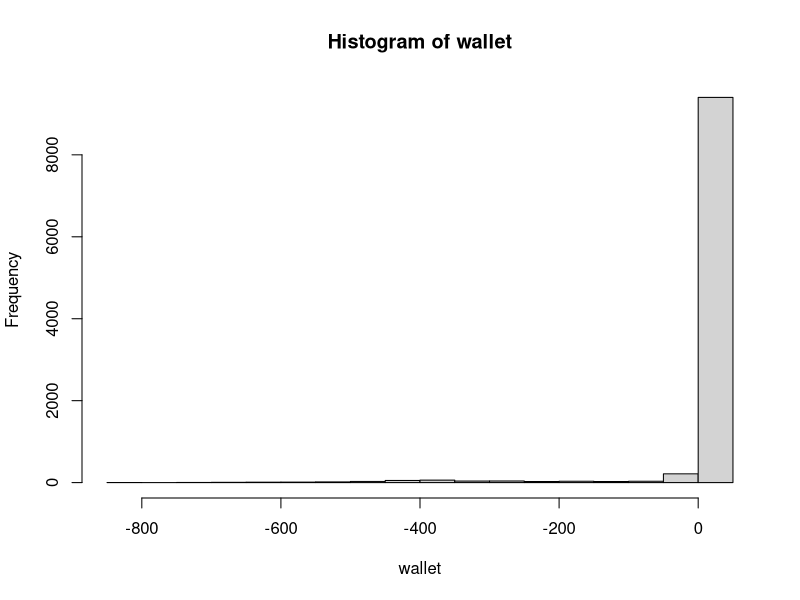
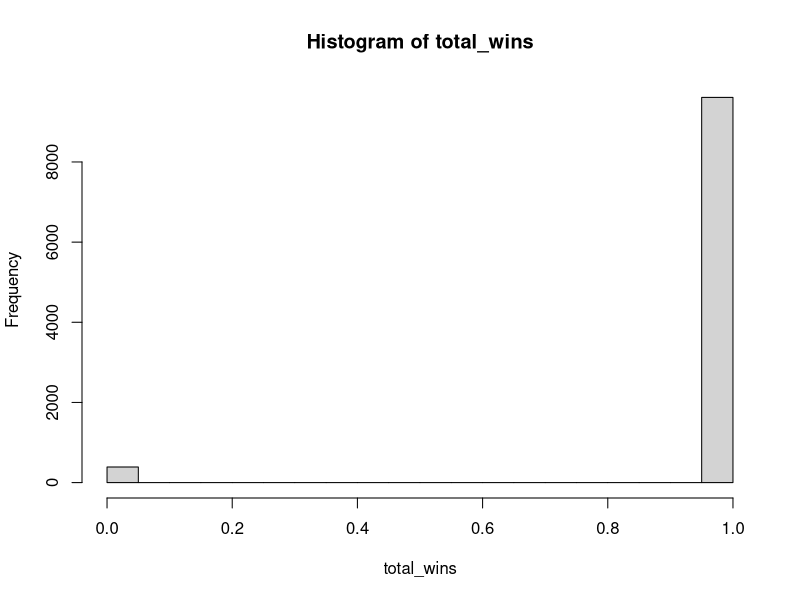
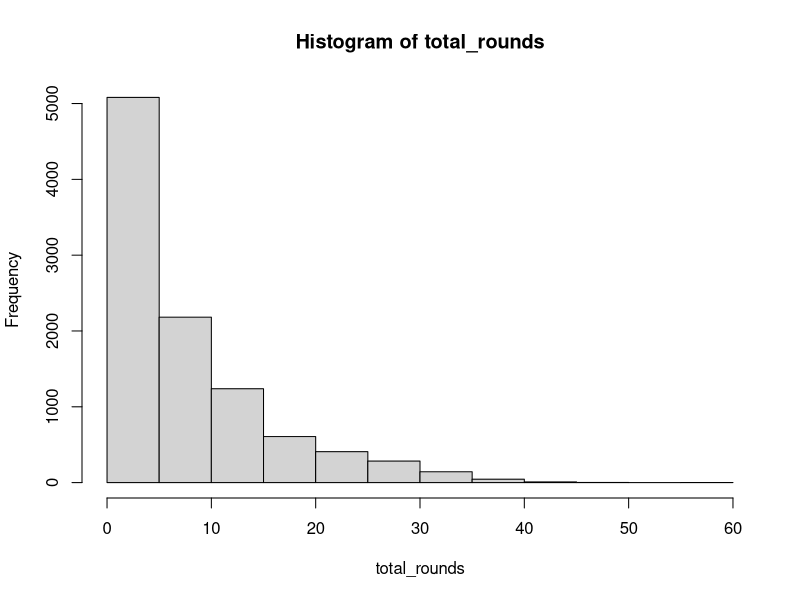

Source code (R) for these figures, in order:
wallet <- rep(0, 10000)
betlist = rep(1:4)
bet = as.integer(0)
total_rounds <- rep(0, 10000)
total_wins <- rep(0, 10000)

red <-
  c(32, 19, 21, 25, 34, 27, 36, 30, 23, 5, 16, 1, 14, 9, 18, 7, 12 , 3)

for (i in 1:10000) {
  betlist = rep(1:4)
  bet = as.integer(0)
  while (length(betlist) > 0 && bet <= 100) {
    
    
    if (length(betlist) > 1) {
      bet = betlist[1] + betlist[length(betlist)]
    }
    else {
      bet = betlist[1]
    }
  
    
    if (is.element(sample(0:36, 1), red)) {
      
      wallet[i] = wallet[i] + bet
      if (length(betlist) > 1) {
        betlist <-
          betlist[!betlist %in% c(betlist[1], betlist[length(betlist)])]
      }
      else {
        betlist <- betlist[!betlist %in% c(betlist[1])]
      }
    }
    else {
      wallet[i] = wallet[i] - bet
      betlist <- c(betlist, bet)
    }
    total_rounds[i] = total_rounds[i] + 1
  }
  if(length(betlist) == 0 ){
    total_wins[i] = total_wins[i] + 1
  }
}
mean(wallet)
mean(total_rounds)
mean(total_wins)

var(wallet)
var(total_rounds)
var(total_wins)

hist(wallet)
hist(total_wins)
hist(total_rounds)
